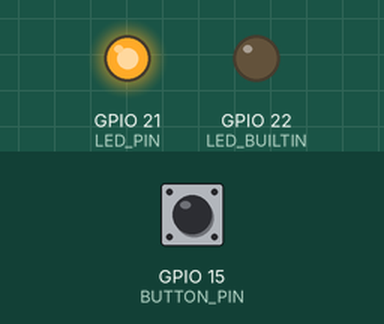
Recording of a sketch running on a simulated ESP32. Shown: output pins drawn as LEDs (lit = HIGH). The inputs (shaded band) are chosen by the test bench; at power-on: GPIO 15 (BUTTON_PIN) HIGH. WiFi joins after 1.5 s; servers stay silent unless stated; the camera gives no picture; what the sketch prints to the serial monitor is not drawn.

Above: at 0.4 s.
At 3.0 s:
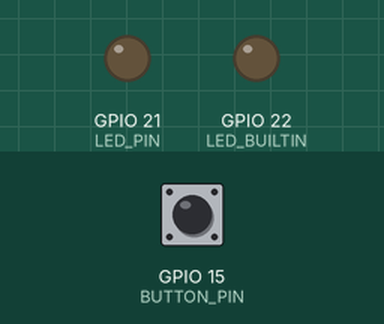
3.1 s: GPIO 15 (BUTTON_PIN) pulled LOW for 0.15 s
At 4.5 s:
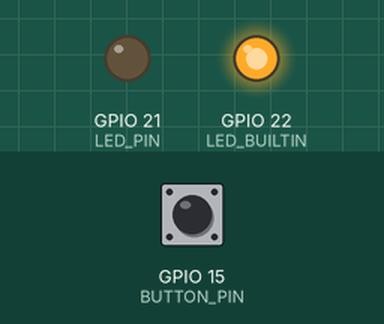
Timing chart, 0 to 6.1 s (numbered marks = the images above; inputs shaded):
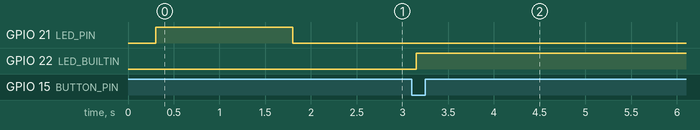

Measured:
- after the input at 3.1 s, GPIO 22 (LED_BUILTIN): LOW → HIGH after 0.05 s

The sketch:

esp_camera.ino
```cpp
/*
 * File: Web Server Code
 * Date: 11/1/2021
 * Author: Rakan AlZagha & Arduino ESP32 Example Fragments
 *
 * Purpose: Generate a web server with live stream
 */

#include "esp_camera.h"
#include "camera_pins.h"
#include "button_and_led_pins.h"
#include <WiFi.h>
#include "esp_timer.h"
#include "img_converters.h"
#include "Arduino.h"
#include "fb_gfx.h"
#include "soc/soc.h" //disable brownout problems
#include "soc/rtc_cntl_reg.h"  //disable brownout problems
#include "esp_http_server.h"
#include <ezButton.h>

#define PART_BOUNDARY "123456789000000000000987654321"

// network credentials
const char* ssid = "ESP32";
const char* password = "Raal2112!";

// create a new button on programmed pin #15
ezButton button(15);

// set the necessary details for the HTTP server API
static const char* _STREAM_CONTENT_TYPE = "multipart/x-mixed-replace;boundary=" PART_BOUNDARY;
static const char* _STREAM_BOUNDARY = "\r\n--" PART_BOUNDARY "\r\n";
static const char* _STREAM_PART = "Content-Type: image/jpeg\r\nContent-Length: %u\r\n\r\n";
httpd_handle_t stream_httpd = NULL;


// Set your Static IP address
IPAddress local_IP(192, 168, 137, 184);
// Set your Gateway IP address
IPAddress gateway(192, 168, 137, 1);
IPAddress subnet(255, 255, 0, 0);
IPAddress primaryDNS(8, 8, 8, 8); //optional
IPAddress secondaryDNS(8, 8, 4, 4); //optional

/*
 * Set up the web server and supporting components
 *
 */
void setup() {
  serialSetup();
  camera_config_t config = cameraConfig(config);
  pinSetup();

  // initialize camera
  esp_err_t err = esp_camera_init(&config);
  sensor_t *s = cameraSensorConfig();

  // error-checking
  if (err != ESP_OK) {
    Serial.printf("Camera init failed with error 0x%x", err);
    return;
  }
  // Wi-Fi connection
  wifiAndButtonSetup();
  serialPrint();

  // set debounce time to 50 milliseconds
  button.setDebounceTime(DEBOUNCE_TIME);
}

/*
 * Provide start-up features for program
 *
 */

void loop() {
  button.loop();
  // toggle white LED when function button is pressed
  if(button.isPressed()){
    digitalWrite(LED_BUILTIN, HIGH);
    startCameraServer();
  }
  delay(1);
}

/*
 * Set up the serial debug output
 *
 */

void serialSetup(){
  Serial.begin(115200);
  Serial.setDebugOutput(true);
  Serial.println();
}

/*
 * Set up the pin config for the ESP-EYE
 *
 */

void pinSetup(){
  pinMode(13, INPUT_PULLUP);
  pinMode(14, INPUT_PULLUP);
  pinMode(LED_BUILTIN, OUTPUT);
  pinMode(LED_PIN, OUTPUT);
  pinMode(BUTTON_PIN, INPUT_PULLUP);
}

/*
 * Set up the WiFi and button start up
 *
 */

void wifiAndButtonSetup(){
  // Wi-Fi connection
  if(!WiFi.config(local_IP, gateway, subnet, primaryDNS, secondaryDNS)) {
    Serial.println("STA Failed to configure");
  }
  WiFi.begin(ssid, password);
  while (WiFi.status() != WL_CONNECTED) {
    digitalWrite(LED_PIN, HIGH);
    Serial.print(".");
    delay(500);
  }
  digitalWrite(LED_PIN, LOW);
}

/*
 * Serial monitor print messages
 *
 */

void serialPrint(){
  Serial.println("");
  Serial.println("WiFi connected");
  Serial.print("Camera Stream Ready! Go to: http://");
  Serial.print(WiFi.localIP());
}

/*
 * Set up the stream handler for active camera stream
 *
 * ADAPTED from ESP32 Documentation Examples
 *
 */

static esp_err_t stream_handler(httpd_req_t *request){
  camera_fb_t * frame_buffer = NULL;
  esp_err_t response = ESP_OK;
  size_t _jpg_buf_len = 0;
  uint8_t * _jpg_buf = NULL;
  char * part_buf[64];

  // set http response type
  response = httpd_resp_set_type(request, _STREAM_CONTENT_TYPE);
  if(response != ESP_OK){
    return response;
  }

  while(true){
    // get frame by frame
    frame_buffer = esp_camera_fb_get();
    // no frames in buffer
    if (!frame_buffer) {
      Serial.println("Camera capture failed");
      response = ESP_FAIL;
    }
    // frames captured
    else {
      if(frame_buffer->width > 400){
        if(frame_buffer->format != PIXFORMAT_JPEG){
          // convert frame to mJPEG
          bool jpeg_converted = frame2jpg(frame_buffer, 80, &_jpg_buf, &_jpg_buf_len);
          esp_camera_fb_return(frame_buffer);
          frame_buffer = NULL;
          if(!jpeg_converted){
            Serial.println("JPEG compression failed");
            response = ESP_FAIL;
          }
        }
        else {
          _jpg_buf_len = frame_buffer->len;
          _jpg_buf = frame_buffer->buf;
        }
      }
    }
    //  send requests as reponses if ESP_OK
    if(response == ESP_OK){
      size_t hlen = snprintf((char *)part_buf, 64, _STREAM_PART, _jpg_buf_len);
      response = httpd_resp_send_chunk(request, (const char *)part_buf, hlen);
    }
    if(response == ESP_OK){
      response = httpd_resp_send_chunk(request, (const char *)_jpg_buf, _jpg_buf_len);
    }
    if(response == ESP_OK){
      response = httpd_resp_send_chunk(request, _STREAM_BOUNDARY, strlen(_STREAM_BOUNDARY));
    }
    if(frame_buffer){
      esp_camera_fb_return(frame_buffer);
      frame_buffer = NULL;
      _jpg_buf = NULL;
    }
    else if(_jpg_buf){
      free(_jpg_buf);
      _jpg_buf = NULL;
    }
    if(response != ESP_OK){
      break;
    }
  }
  return response;
}

/*
 * Set up the the basics of the server to extract mJPEGs
 *
 */

void startCameraServer(){
  httpd_config_t config = HTTPD_DEFAULT_CONFIG();
  config.server_port = 80;

  httpd_uri_t http_request = {
    .uri       = "/",
    .method    = HTTP_GET,
    .handler   = stream_handler,
    .user_ctx  = NULL
  };

  Serial.println("");
  Serial.printf("The web server is starting on default port: '%d'\n", config.server_port);
  if (httpd_start(&stream_httpd, &config) == ESP_OK) {
    httpd_register_uri_handler(stream_httpd, &http_request);
  }
  else{
    Serial.printf("The web server is failing to start on default port: '%d'\n", config.server_port);
  }
}
```

button_and_led_pins.h
```cpp
#define LED_BUILTIN 22
#define LED_PIN 21
#define BUTTON_PIN 15
#define DEBOUNCE_TIME 50 // the debounce time in millisecond, increase this time if it still chatters
```

camera_pins.h
```cpp
#define PWDN_GPIO_NUM    -1
#define RESET_GPIO_NUM   -1
#define XCLK_GPIO_NUM    4
#define SIOD_GPIO_NUM    18
#define SIOC_GPIO_NUM    23
#define Y9_GPIO_NUM      36
#define Y8_GPIO_NUM      37
#define Y7_GPIO_NUM      38
#define Y6_GPIO_NUM      39
#define Y5_GPIO_NUM      35
#define Y4_GPIO_NUM      14
#define Y3_GPIO_NUM      13
#define Y2_GPIO_NUM      34
#define VSYNC_GPIO_NUM   5
#define HREF_GPIO_NUM    27
#define PCLK_GPIO_NUM    25

static camera_config_t cameraConfig(camera_config_t config){
  config.ledc_channel = LEDC_CHANNEL_0;
  config.ledc_timer = LEDC_TIMER_0;
  config.pin_d0 = Y2_GPIO_NUM;
  config.pin_d1 = Y3_GPIO_NUM;
  config.pin_d2 = Y4_GPIO_NUM;
  config.pin_d3 = Y5_GPIO_NUM;
  config.pin_d4 = Y6_GPIO_NUM;
  config.pin_d5 = Y7_GPIO_NUM;
  config.pin_d6 = Y8_GPIO_NUM;
  config.pin_d7 = Y9_GPIO_NUM;
  config.pin_xclk = XCLK_GPIO_NUM;
  config.pin_pclk = PCLK_GPIO_NUM;
  config.pin_vsync = VSYNC_GPIO_NUM;
  config.pin_href = HREF_GPIO_NUM;
  config.pin_sscb_sda = SIOD_GPIO_NUM;
  config.pin_sscb_scl = SIOC_GPIO_NUM;
  config.pin_pwdn = PWDN_GPIO_NUM;
  config.pin_reset = RESET_GPIO_NUM;
  config.xclk_freq_hz = 20000000;
  config.pixel_format = PIXFORMAT_JPEG;
  config.frame_size = FRAMESIZE_SVGA;
  config.jpeg_quality = 10;
  config.fb_count = 1;

  return config;
}

sensor_t * cameraSensorConfig(){
  sensor_t *s = esp_camera_sensor_get();
  s->set_vflip(s, 1);          // 0 = disable , 1 = enable
  s->set_contrast(s, 2);       // -2 to 2
  s->set_saturation(s, -2);     // -2 to 2

  return(s);
}
```
